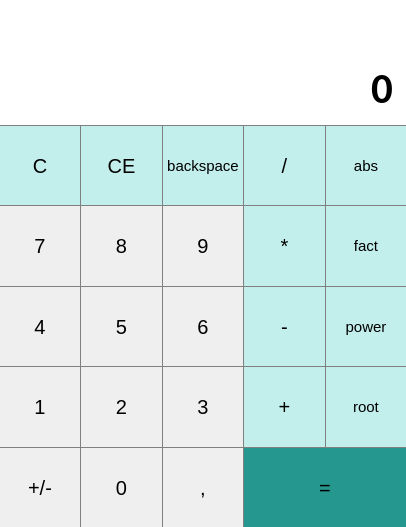
<?xml version="1.0" encoding="UTF-8"?>
<ui version="4.0">
 <class>Calculator</class>
 <widget class="QMainWindow" name="Calculator">
  <property name="enabled">
   <bool>true</bool>
  </property>
  <property name="geometry">
   <rect>
    <x>0</x>
    <y>0</y>
    <width>406</width>
    <height>527</height>
   </rect>
  </property>
  <property name="maximumSize">
   <size>
    <width>16777215</width>
    <height>16777215</height>
   </size>
  </property>
  <property name="windowTitle">
   <string>Calculator - grindset</string>
  </property>
  <property name="styleSheet">
   <string notr="true">QMainWindow{
	background-color: grey;
}</string>
  </property>
  <property name="animated">
   <bool>false</bool>
  </property>
  <property name="dockOptions">
   <set>QMainWindow::AllowTabbedDocks</set>
  </property>
  <widget class="QWidget" name="centralwidget">
   <property name="sizePolicy">
    <sizepolicy hsizetype="Preferred" vsizetype="Preferred">
     <horstretch>0</horstretch>
     <verstretch>0</verstretch>
    </sizepolicy>
   </property>
   <layout class="QGridLayout" name="gridLayout" columnstretch="0,0,0,0,0">
    <property name="sizeConstraint">
     <enum>QLayout::SetDefaultConstraint</enum>
    </property>
    <property name="leftMargin">
     <number>0</number>
    </property>
    <property name="topMargin">
     <number>0</number>
    </property>
    <property name="rightMargin">
     <number>0</number>
    </property>
    <property name="bottomMargin">
     <number>0</number>
    </property>
    <property name="spacing">
     <number>1</number>
    </property>
    <item row="2" column="1">
     <widget class="QPushButton" name="ClearAll">
      <property name="sizePolicy">
       <sizepolicy hsizetype="Preferred" vsizetype="Preferred">
        <horstretch>0</horstretch>
        <verstretch>0</verstretch>
       </sizepolicy>
      </property>
      <property name="font">
       <font>
        <pointsize>15</pointsize>
       </font>
      </property>
      <property name="styleSheet">
       <string notr="true">QPushButton{
	background-color: #c2eeeb;
	color:  black;
	border: none;
}

QPushButton:pressed{
	background-color: #93c7c3;
	border: none;
}
</string>
      </property>
      <property name="text">
       <string>CE</string>
      </property>
      <property name="autoDefault">
       <bool>false</bool>
      </property>
      <property name="default">
       <bool>false</bool>
      </property>
      <property name="flat">
       <bool>false</bool>
      </property>
     </widget>
    </item>
    <item row="3" column="0">
     <widget class="QPushButton" name="Button7">
      <property name="sizePolicy">
       <sizepolicy hsizetype="Preferred" vsizetype="Preferred">
        <horstretch>0</horstretch>
        <verstretch>0</verstretch>
       </sizepolicy>
      </property>
      <property name="font">
       <font>
        <pointsize>15</pointsize>
        <bold>false</bold>
       </font>
      </property>
      <property name="styleSheet">
       <string notr="true">QPushButton{
	background-color: #efefef;
	color:  black;
	border: none;
}

QPushButton:pressed{
	background-color: #9e9e9e;
	border: none;
}
</string>
      </property>
      <property name="text">
       <string>7</string>
      </property>
      <property name="autoDefault">
       <bool>false</bool>
      </property>
      <property name="default">
       <bool>false</bool>
      </property>
      <property name="flat">
       <bool>false</bool>
      </property>
     </widget>
    </item>
    <item row="2" column="4">
     <widget class="QPushButton" name="Absolute">
      <property name="sizePolicy">
       <sizepolicy hsizetype="Preferred" vsizetype="Preferred">
        <horstretch>0</horstretch>
        <verstretch>0</verstretch>
       </sizepolicy>
      </property>
      <property name="font">
       <font>
        <pointsize>11</pointsize>
       </font>
      </property>
      <property name="styleSheet">
       <string notr="true">QPushButton{
	background-color: #c2eeeb;
	color:  black;
	border: none;
}

QPushButton:pressed{
	background-color: #93c7c3;
	border: none;
}</string>
      </property>
      <property name="text">
       <string>abs</string>
      </property>
     </widget>
    </item>
    <item row="4" column="0">
     <widget class="QPushButton" name="Button4">
      <property name="sizePolicy">
       <sizepolicy hsizetype="Preferred" vsizetype="Preferred">
        <horstretch>0</horstretch>
        <verstretch>0</verstretch>
       </sizepolicy>
      </property>
      <property name="font">
       <font>
        <pointsize>15</pointsize>
        <bold>false</bold>
       </font>
      </property>
      <property name="styleSheet">
       <string notr="true">QPushButton{
	background-color: #efefef;
	color:  black;
	border: none;
}

QPushButton:pressed{
	background-color: #9e9e9e;
	border: none;
}
</string>
      </property>
      <property name="text">
       <string>4</string>
      </property>
      <property name="autoDefault">
       <bool>false</bool>
      </property>
      <property name="default">
       <bool>false</bool>
      </property>
      <property name="flat">
       <bool>false</bool>
      </property>
     </widget>
    </item>
    <item row="6" column="2">
     <widget class="QPushButton" name="Point">
      <property name="sizePolicy">
       <sizepolicy hsizetype="Preferred" vsizetype="Preferred">
        <horstretch>0</horstretch>
        <verstretch>0</verstretch>
       </sizepolicy>
      </property>
      <property name="font">
       <font>
        <pointsize>15</pointsize>
       </font>
      </property>
      <property name="styleSheet">
       <string notr="true">QPushButton{
	background-color: #efefef;
	color:  black;
	border: none;
}

QPushButton:pressed{
	background-color: #9e9e9e;
	border: none;
}
</string>
      </property>
      <property name="text">
       <string>,</string>
      </property>
      <property name="autoDefault">
       <bool>false</bool>
      </property>
      <property name="default">
       <bool>false</bool>
      </property>
      <property name="flat">
       <bool>false</bool>
      </property>
     </widget>
    </item>
    <item row="6" column="1">
     <widget class="QPushButton" name="Button0">
      <property name="sizePolicy">
       <sizepolicy hsizetype="Preferred" vsizetype="Preferred">
        <horstretch>0</horstretch>
        <verstretch>0</verstretch>
       </sizepolicy>
      </property>
      <property name="font">
       <font>
        <pointsize>15</pointsize>
        <bold>false</bold>
       </font>
      </property>
      <property name="styleSheet">
       <string notr="true">QPushButton{
	background-color: #efefef;
	color:  black;
	border: none;
}

QPushButton:pressed{
	background-color: #9e9e9e;
	border: none;
}
</string>
      </property>
      <property name="text">
       <string>0</string>
      </property>
      <property name="autoDefault">
       <bool>false</bool>
      </property>
      <property name="default">
       <bool>false</bool>
      </property>
      <property name="flat">
       <bool>false</bool>
      </property>
     </widget>
    </item>
    <item row="5" column="3">
     <widget class="QPushButton" name="Add">
      <property name="sizePolicy">
       <sizepolicy hsizetype="Preferred" vsizetype="Preferred">
        <horstretch>0</horstretch>
        <verstretch>0</verstretch>
       </sizepolicy>
      </property>
      <property name="font">
       <font>
        <pointsize>15</pointsize>
       </font>
      </property>
      <property name="styleSheet">
       <string notr="true">QPushButton{
	background-color: #c2eeeb;
	color:  black;
	border: none;
}

QPushButton:pressed{
	background-color: #93c7c3;
	border: none;
}
</string>
      </property>
      <property name="text">
       <string>+</string>
      </property>
      <property name="autoDefault">
       <bool>false</bool>
      </property>
      <property name="default">
       <bool>false</bool>
      </property>
      <property name="flat">
       <bool>false</bool>
      </property>
     </widget>
    </item>
    <item row="4" column="4">
     <widget class="QPushButton" name="Power">
      <property name="sizePolicy">
       <sizepolicy hsizetype="Preferred" vsizetype="Preferred">
        <horstretch>0</horstretch>
        <verstretch>0</verstretch>
       </sizepolicy>
      </property>
      <property name="font">
       <font>
        <pointsize>11</pointsize>
       </font>
      </property>
      <property name="styleSheet">
       <string notr="true">QPushButton{
	background-color: #c2eeeb;
	color:  black;
	border: none;
}

QPushButton:pressed{
	background-color: #93c7c3;
	border: none;
}
</string>
      </property>
      <property name="text">
       <string>power</string>
      </property>
      <property name="autoDefault">
       <bool>false</bool>
      </property>
      <property name="default">
       <bool>false</bool>
      </property>
      <property name="flat">
       <bool>false</bool>
      </property>
     </widget>
    </item>
    <item row="5" column="4">
     <widget class="QPushButton" name="Root">
      <property name="sizePolicy">
       <sizepolicy hsizetype="Preferred" vsizetype="Preferred">
        <horstretch>0</horstretch>
        <verstretch>0</verstretch>
       </sizepolicy>
      </property>
      <property name="font">
       <font>
        <pointsize>11</pointsize>
       </font>
      </property>
      <property name="styleSheet">
       <string notr="true">QPushButton{
	background-color: #c2eeeb;
	color:  black;
	border: none;
}

QPushButton:pressed{
	background-color: #93c7c3;
	border: none;
}
</string>
      </property>
      <property name="text">
       <string>root</string>
      </property>
      <property name="autoDefault">
       <bool>false</bool>
      </property>
      <property name="default">
       <bool>false</bool>
      </property>
      <property name="flat">
       <bool>false</bool>
      </property>
     </widget>
    </item>
    <item row="4" column="2">
     <widget class="QPushButton" name="Button6">
      <property name="sizePolicy">
       <sizepolicy hsizetype="Preferred" vsizetype="Preferred">
        <horstretch>0</horstretch>
        <verstretch>0</verstretch>
       </sizepolicy>
      </property>
      <property name="font">
       <font>
        <pointsize>15</pointsize>
        <bold>false</bold>
       </font>
      </property>
      <property name="styleSheet">
       <string notr="true">QPushButton{
	background-color: #efefef;
	color:  black;
	border: none;
}

QPushButton:pressed{
	background-color: #9e9e9e;
	border: none;
}
</string>
      </property>
      <property name="text">
       <string>6</string>
      </property>
      <property name="autoDefault">
       <bool>false</bool>
      </property>
      <property name="default">
       <bool>false</bool>
      </property>
      <property name="flat">
       <bool>false</bool>
      </property>
     </widget>
    </item>
    <item row="5" column="2">
     <widget class="QPushButton" name="Button3">
      <property name="sizePolicy">
       <sizepolicy hsizetype="Preferred" vsizetype="Preferred">
        <horstretch>0</horstretch>
        <verstretch>0</verstretch>
       </sizepolicy>
      </property>
      <property name="font">
       <font>
        <pointsize>15</pointsize>
        <bold>false</bold>
       </font>
      </property>
      <property name="styleSheet">
       <string notr="true">QPushButton{
	background-color: #efefef;
	color:  black;
	border: none;
}

QPushButton:pressed{
	background-color: #9e9e9e;
	border: none;
}
</string>
      </property>
      <property name="text">
       <string>3</string>
      </property>
      <property name="autoDefault">
       <bool>false</bool>
      </property>
      <property name="default">
       <bool>false</bool>
      </property>
      <property name="flat">
       <bool>false</bool>
      </property>
     </widget>
    </item>
    <item row="6" column="3" colspan="2">
     <widget class="QPushButton" name="Equals">
      <property name="sizePolicy">
       <sizepolicy hsizetype="Preferred" vsizetype="Preferred">
        <horstretch>0</horstretch>
        <verstretch>0</verstretch>
       </sizepolicy>
      </property>
      <property name="font">
       <font>
        <pointsize>15</pointsize>
       </font>
      </property>
      <property name="styleSheet">
       <string notr="true">QPushButton{
	background-color: #25978e;
	color:  black;
	border: none;
}

QPushButton:pressed{
	background-color: #1a6b65;
	border: none;
}
</string>
      </property>
      <property name="text">
       <string>=</string>
      </property>
      <property name="autoDefault">
       <bool>false</bool>
      </property>
      <property name="default">
       <bool>false</bool>
      </property>
      <property name="flat">
       <bool>false</bool>
      </property>
     </widget>
    </item>
    <item row="4" column="1">
     <widget class="QPushButton" name="Button5">
      <property name="sizePolicy">
       <sizepolicy hsizetype="Preferred" vsizetype="Preferred">
        <horstretch>0</horstretch>
        <verstretch>0</verstretch>
       </sizepolicy>
      </property>
      <property name="font">
       <font>
        <pointsize>15</pointsize>
        <bold>false</bold>
       </font>
      </property>
      <property name="styleSheet">
       <string notr="true">QPushButton{
	background-color: #efefef;
	color:  black;
	border: none;
}

QPushButton:pressed{
	background-color: #9e9e9e;
	border: none;
}
</string>
      </property>
      <property name="text">
       <string>5</string>
      </property>
      <property name="autoDefault">
       <bool>false</bool>
      </property>
      <property name="default">
       <bool>false</bool>
      </property>
      <property name="flat">
       <bool>false</bool>
      </property>
     </widget>
    </item>
    <item row="3" column="3">
     <widget class="QPushButton" name="Multiply">
      <property name="sizePolicy">
       <sizepolicy hsizetype="Preferred" vsizetype="Preferred">
        <horstretch>0</horstretch>
        <verstretch>0</verstretch>
       </sizepolicy>
      </property>
      <property name="font">
       <font>
        <pointsize>15</pointsize>
       </font>
      </property>
      <property name="styleSheet">
       <string notr="true">QPushButton{
	background-color: #c2eeeb;
	color:  black;
	border: none;
}

QPushButton:pressed{
	background-color: #93c7c3;
	border: none;
}
</string>
      </property>
      <property name="text">
       <string>*</string>
      </property>
      <property name="autoDefault">
       <bool>false</bool>
      </property>
      <property name="default">
       <bool>false</bool>
      </property>
      <property name="flat">
       <bool>false</bool>
      </property>
     </widget>
    </item>
    <item row="6" column="0">
     <widget class="QPushButton" name="Negation">
      <property name="sizePolicy">
       <sizepolicy hsizetype="Preferred" vsizetype="Preferred">
        <horstretch>0</horstretch>
        <verstretch>0</verstretch>
       </sizepolicy>
      </property>
      <property name="font">
       <font>
        <pointsize>15</pointsize>
       </font>
      </property>
      <property name="styleSheet">
       <string notr="true">QPushButton{
	background-color: #efefef;
	color:  black;
	border: none;
}

QPushButton:pressed{
	background-color: #9e9e9e;
	border: none;
}
</string>
      </property>
      <property name="text">
       <string>+/-</string>
      </property>
      <property name="autoDefault">
       <bool>false</bool>
      </property>
      <property name="default">
       <bool>false</bool>
      </property>
      <property name="flat">
       <bool>false</bool>
      </property>
     </widget>
    </item>
    <item row="3" column="4">
     <widget class="QPushButton" name="Factorial">
      <property name="enabled">
       <bool>true</bool>
      </property>
      <property name="sizePolicy">
       <sizepolicy hsizetype="Preferred" vsizetype="Preferred">
        <horstretch>0</horstretch>
        <verstretch>0</verstretch>
       </sizepolicy>
      </property>
      <property name="font">
       <font>
        <pointsize>11</pointsize>
       </font>
      </property>
      <property name="styleSheet">
       <string notr="true">QPushButton{
	background-color: #c2eeeb;
	color:  black;
	border: none;
}

QPushButton:pressed{
	background-color: #93c7c3;
	border: none;
}
</string>
      </property>
      <property name="text">
       <string>fact</string>
      </property>
      <property name="autoDefault">
       <bool>false</bool>
      </property>
      <property name="default">
       <bool>false</bool>
      </property>
      <property name="flat">
       <bool>false</bool>
      </property>
     </widget>
    </item>
    <item row="5" column="0">
     <widget class="QPushButton" name="Button1">
      <property name="sizePolicy">
       <sizepolicy hsizetype="Preferred" vsizetype="Preferred">
        <horstretch>0</horstretch>
        <verstretch>0</verstretch>
       </sizepolicy>
      </property>
      <property name="font">
       <font>
        <pointsize>15</pointsize>
        <bold>false</bold>
       </font>
      </property>
      <property name="styleSheet">
       <string notr="true">QPushButton{
	background-color: #efefef;
	color:  black;
	border: none;
}

QPushButton:pressed{
	background-color: #9e9e9e;
	border: none;
}
</string>
      </property>
      <property name="text">
       <string>1</string>
      </property>
      <property name="autoDefault">
       <bool>false</bool>
      </property>
      <property name="default">
       <bool>false</bool>
      </property>
      <property name="flat">
       <bool>false</bool>
      </property>
     </widget>
    </item>
    <item row="2" column="0">
     <widget class="QPushButton" name="Clear">
      <property name="sizePolicy">
       <sizepolicy hsizetype="Preferred" vsizetype="Preferred">
        <horstretch>0</horstretch>
        <verstretch>0</verstretch>
       </sizepolicy>
      </property>
      <property name="font">
       <font>
        <pointsize>15</pointsize>
       </font>
      </property>
      <property name="styleSheet">
       <string notr="true">QPushButton{
	background-color: #c2eeeb;
	color:  black;
	border: none;
}

QPushButton:pressed{
	background-color: #93c7c3;
	border: none;
}
</string>
      </property>
      <property name="text">
       <string>C</string>
      </property>
      <property name="autoDefault">
       <bool>false</bool>
      </property>
      <property name="default">
       <bool>false</bool>
      </property>
      <property name="flat">
       <bool>false</bool>
      </property>
     </widget>
    </item>
    <item row="2" column="2">
     <widget class="QPushButton" name="Backspace">
      <property name="sizePolicy">
       <sizepolicy hsizetype="Preferred" vsizetype="Preferred">
        <horstretch>0</horstretch>
        <verstretch>0</verstretch>
       </sizepolicy>
      </property>
      <property name="font">
       <font>
        <pointsize>11</pointsize>
       </font>
      </property>
      <property name="styleSheet">
       <string notr="true">QPushButton{
	background-color: #c2eeeb;
	color:  black;
	border: none;
}

QPushButton:pressed{
	background-color: #93c7c3;
	border: none;
}
</string>
      </property>
      <property name="text">
       <string>backspace</string>
      </property>
      <property name="iconSize">
       <size>
        <width>30</width>
        <height>30</height>
       </size>
      </property>
      <property name="autoDefault">
       <bool>false</bool>
      </property>
      <property name="default">
       <bool>false</bool>
      </property>
      <property name="flat">
       <bool>false</bool>
      </property>
     </widget>
    </item>
    <item row="2" column="3">
     <widget class="QPushButton" name="Divide">
      <property name="sizePolicy">
       <sizepolicy hsizetype="Preferred" vsizetype="Preferred">
        <horstretch>0</horstretch>
        <verstretch>0</verstretch>
       </sizepolicy>
      </property>
      <property name="font">
       <font>
        <pointsize>15</pointsize>
       </font>
      </property>
      <property name="styleSheet">
       <string notr="true">QPushButton{
	background-color: #c2eeeb;
	color:  black;
	border: none;
}

QPushButton:pressed{
	background-color: #93c7c3;
	border: none;
}
</string>
      </property>
      <property name="text">
       <string>/</string>
      </property>
      <property name="autoDefault">
       <bool>false</bool>
      </property>
      <property name="default">
       <bool>false</bool>
      </property>
      <property name="flat">
       <bool>false</bool>
      </property>
     </widget>
    </item>
    <item row="4" column="3">
     <widget class="QPushButton" name="Subtract">
      <property name="sizePolicy">
       <sizepolicy hsizetype="Preferred" vsizetype="Preferred">
        <horstretch>0</horstretch>
        <verstretch>0</verstretch>
       </sizepolicy>
      </property>
      <property name="font">
       <font>
        <pointsize>15</pointsize>
       </font>
      </property>
      <property name="styleSheet">
       <string notr="true">QPushButton{
	background-color: #c2eeeb;
	color:  black;
	border: none;
}

QPushButton:pressed{
	background-color: #93c7c3;
	border: none;
}
</string>
      </property>
      <property name="text">
       <string>-</string>
      </property>
      <property name="autoDefault">
       <bool>false</bool>
      </property>
      <property name="default">
       <bool>false</bool>
      </property>
      <property name="flat">
       <bool>false</bool>
      </property>
     </widget>
    </item>
    <item row="5" column="1">
     <widget class="QPushButton" name="Button2">
      <property name="sizePolicy">
       <sizepolicy hsizetype="Preferred" vsizetype="Preferred">
        <horstretch>0</horstretch>
        <verstretch>0</verstretch>
       </sizepolicy>
      </property>
      <property name="font">
       <font>
        <pointsize>15</pointsize>
        <bold>false</bold>
       </font>
      </property>
      <property name="styleSheet">
       <string notr="true">QPushButton{
	background-color: #efefef;
	color:  black;
	border: none;
}

QPushButton:pressed{
	background-color: #9e9e9e;
	border: none;
}
</string>
      </property>
      <property name="text">
       <string>2</string>
      </property>
      <property name="autoDefault">
       <bool>false</bool>
      </property>
      <property name="default">
       <bool>false</bool>
      </property>
      <property name="flat">
       <bool>false</bool>
      </property>
     </widget>
    </item>
    <item row="3" column="1">
     <widget class="QPushButton" name="Button8">
      <property name="sizePolicy">
       <sizepolicy hsizetype="Preferred" vsizetype="Preferred">
        <horstretch>0</horstretch>
        <verstretch>0</verstretch>
       </sizepolicy>
      </property>
      <property name="font">
       <font>
        <pointsize>15</pointsize>
        <bold>false</bold>
       </font>
      </property>
      <property name="styleSheet">
       <string notr="true">QPushButton{
	background-color: #efefef;
	color:  black;
	border: none;
}

QPushButton:pressed{
	background-color: #9e9e9e;
	border: none;
}
</string>
      </property>
      <property name="text">
       <string>8</string>
      </property>
      <property name="autoDefault">
       <bool>false</bool>
      </property>
      <property name="default">
       <bool>false</bool>
      </property>
      <property name="flat">
       <bool>false</bool>
      </property>
     </widget>
    </item>
    <item row="3" column="2">
     <widget class="QPushButton" name="Button9">
      <property name="sizePolicy">
       <sizepolicy hsizetype="Preferred" vsizetype="Preferred">
        <horstretch>0</horstretch>
        <verstretch>0</verstretch>
       </sizepolicy>
      </property>
      <property name="font">
       <font>
        <pointsize>15</pointsize>
        <bold>false</bold>
       </font>
      </property>
      <property name="styleSheet">
       <string notr="true">QPushButton{
	background-color: #efefef;
	color:  black;
	border: none;
}

QPushButton:pressed{
	background-color: #9e9e9e;
	border: none;
}
</string>
      </property>
      <property name="text">
       <string>9</string>
      </property>
      <property name="autoDefault">
       <bool>false</bool>
      </property>
      <property name="default">
       <bool>false</bool>
      </property>
      <property name="flat">
       <bool>false</bool>
      </property>
     </widget>
    </item>
    <item row="1" column="0" colspan="5">
     <widget class="QWidget" name="widget" native="true">
      <property name="minimumSize">
       <size>
        <width>0</width>
        <height>125</height>
       </size>
      </property>
      <property name="styleSheet">
       <string notr="true">QWidget{
	background-color: white;
border: none;
}</string>
      </property>
      <layout class="QGridLayout" name="gridLayout_2">
       <item row="0" column="0">
        <widget class="QLineEdit" name="Fulldisplay">
         <property name="enabled">
          <bool>true</bool>
         </property>
         <property name="sizePolicy">
          <sizepolicy hsizetype="Preferred" vsizetype="Preferred">
           <horstretch>0</horstretch>
           <verstretch>0</verstretch>
          </sizepolicy>
         </property>
         <property name="minimumSize">
          <size>
           <width>0</width>
           <height>0</height>
          </size>
         </property>
         <property name="maximumSize">
          <size>
           <width>16777215</width>
           <height>16777215</height>
          </size>
         </property>
         <property name="font">
          <font>
           <family>Calibri</family>
           <pointsize>24</pointsize>
           <bold>false</bold>
          </font>
         </property>
         <property name="autoFillBackground">
          <bool>false</bool>
         </property>
         <property name="styleSheet">
          <string notr="true">QLineEdit{
	color: grey;
    border: none;
}</string>
         </property>
         <property name="text">
          <string/>
         </property>
         <property name="alignment">
          <set>Qt::AlignBottom|Qt::AlignRight|Qt::AlignTrailing</set>
         </property>
         <property name="readOnly">
          <bool>true</bool>
         </property>
        </widget>
       </item>
       <item row="1" column="0">
        <widget class="QLineEdit" name="Display">
         <property name="enabled">
          <bool>true</bool>
         </property>
         <property name="sizePolicy">
          <sizepolicy hsizetype="Preferred" vsizetype="Preferred">
           <horstretch>0</horstretch>
           <verstretch>0</verstretch>
          </sizepolicy>
         </property>
         <property name="minimumSize">
          <size>
           <width>0</width>
           <height>0</height>
          </size>
         </property>
         <property name="maximumSize">
          <size>
           <width>16777215</width>
           <height>16777215</height>
          </size>
         </property>
         <property name="font">
          <font>
           <family>Calibri</family>
           <pointsize>32</pointsize>
           <bold>true</bold>
          </font>
         </property>
         <property name="autoFillBackground">
          <bool>false</bool>
         </property>
         <property name="styleSheet">
          <string notr="true">QLineEdit{
	color: black;
    border: none;
}</string>
         </property>
         <property name="text">
          <string>0</string>
         </property>
         <property name="alignment">
          <set>Qt::AlignRight|Qt::AlignTop|Qt::AlignTrailing</set>
         </property>
         <property name="readOnly">
          <bool>true</bool>
         </property>
        </widget>
       </item>
      </layout>
     </widget>
    </item>
   </layout>
  </widget>
 </widget>
 <resources/>
 <connections/>
</ui>
